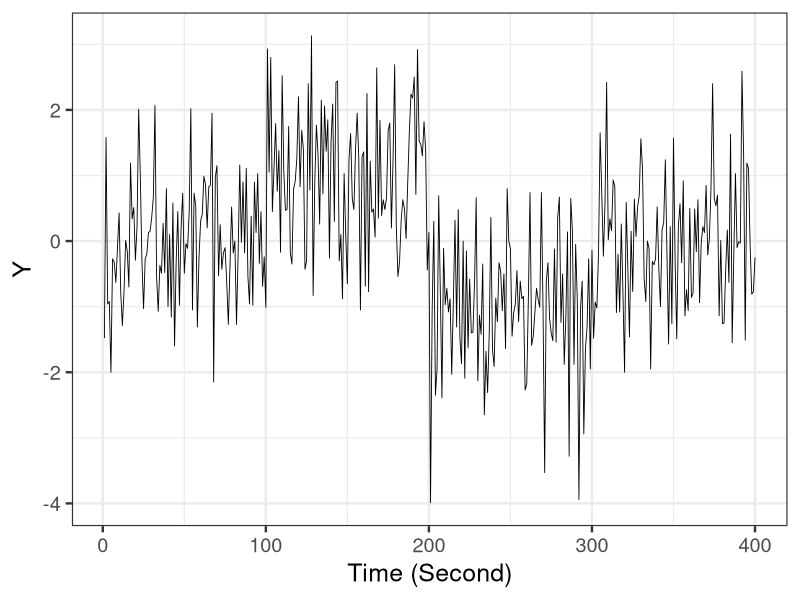

This chart was generated by the following R code:
library(ggplot2)

d <- read.csv('input/data-switch.csv')

p <- ggplot() +
  theme_bw(base_size=18) +
  geom_line(data=d, aes(x=X, y=Y), size=0.3) +
  labs(x='Time (Second)', y='Y')
ggsave(p, file='output/fig11-8.png', dpi=300, w=3.5, h=3)
